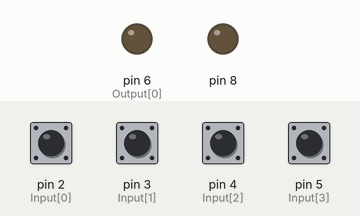
Simulated run of this sketch. Board: Arduino Uno, built with avr-gcc and run on an emulated ATmega328P. Parts: output pins drawn as LEDs (lit = HIGH). The inputs (shaded band) are chosen by the test bench; at power-on: pin 2 (Input[0]), pin 3 (Input[1]), pin 4 (Input[2]), pin 5 (Input[3]) HIGH. No radio packets arrive unless stated; pins used as bus, display or sensor lines are not drawn.

Above: at 1.2 s.
1.3 s: pin 2 (Input[0]) pulled LOW for 0.15 s
At 1.4 s:
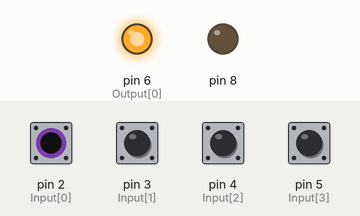
Timing chart, 0 to 4.3 s (numbered marks = the images above; inputs shaded):
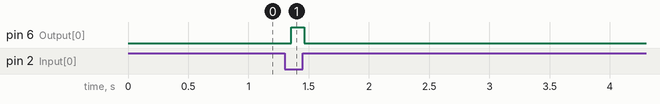

The sketch:

transmitter.ino
```cpp
#include <SPI.h>
#include <nRF24L01.h>
#include <RF24.h>

RF24 radio(9, 10);
byte pipe;
boolean state = 0;
int count2 = 0;
int count3 = 0;
int joyValue = 0;

byte h = 0, v = 0;         // variables used in for loops
const int period = 50;     // A little delay to avoid errors.
int kdelay = 0;            // Non Blocking Delay
const byte rows = 4;       // Rows in Keypad
const byte columns = 4;    // Columns in Keypad
const byte Output[rows] = {6}; //Row connceted to Arduino Pins
const byte Input[columns] = {2, 3, 4, 5}; //Columns connected to Arduino Pins

int state_btn = 1;

void setup() {
  for (byte i = 0; i < rows; i++) //Loop to declare output pins.
  {
    pinMode(Output[i], OUTPUT);
  }
  for (byte s = 0; s < columns; s++) // Loop to decalre Input pins, Initial Pulledup.
  {
    pinMode(Input[s], INPUT_PULLUP);
  }

  pinMode(8, OUTPUT);
  Serial.begin(9600);
  radio.begin();
  radio.setChannel(5);
  radio.setDataRate     (RF24_250KBPS);
  radio.setPALevel      (RF24_PA_HIGH);
  radio.openWritingPipe (0xAABBCCDD11LL);
  radio.stopListening();
}
void loop() {
  delay(5);
  if (millis() - kdelay > period) //used to make non-blocking delay
  {
    kdelay = millis(); //capture time from millis function
    switch (keypad())     //Switch to get which button is pressed.
    {
      case 0:
        state_btn = 0;
        Serial.println(state_btn);

        if (radio.write(&state_btn, sizeof(state_btn))) digitalWrite(8, HIGH);
        else digitalWrite(8, LOW);

        break;

      case 1:
        state_btn = 1;
        Serial.println(state_btn);

        if (radio.write(&state_btn, sizeof(state_btn))) digitalWrite(8, HIGH);
        else digitalWrite(8, LOW);
        break;
      case 2:
        state_btn = 2;
        Serial.println(state_btn);

        if (radio.write(&state_btn, sizeof(state_btn))) digitalWrite(8, HIGH);
        else digitalWrite(8, LOW);
        break;
      case 3:
        state_btn = 3;
        Serial.println(state_btn);

        if (radio.write(&state_btn, sizeof(state_btn))) digitalWrite(8, HIGH);
        else digitalWrite(8, LOW);
        break;
      default:
        ;
    }
  }
}


// Below function is used to detect which button is pressed.

byte keypad()
{
  static bool no_press_flag = 0;
  for (byte x = 0; x < columns; x++)
  {
    if (digitalRead(Input[x]) == HIGH);
    else
      break;
    if (x == (columns - 1))
    {
      no_press_flag = 1;
      h = 0;
      v = 0;
    }
  }
  if (no_press_flag == 1)
  {
    for (byte r = 0; r < rows; r++)
      digitalWrite(Output[r], LOW);
    for (h = 0; h < columns; h++)
    {
      if (digitalRead(Input[h]) == HIGH)
        continue;
      else
      {
        for (v = 0; v < rows; v++)
        {
          digitalWrite(Output[v], HIGH);
          if (digitalRead(Input[h]) == HIGH)
          {
            no_press_flag = 0;
            for (byte w = 0; w < rows; w++)
              digitalWrite(Output[w], LOW);
            return v * 4 + h;
          }
        }
      }
    }
  }
  return 50;
}
```

Measured:
- after the input at 1.3 s, pin 6 (Output[0]): LOW → HIGH after 0.05 s, → LOW 0.11 s later
